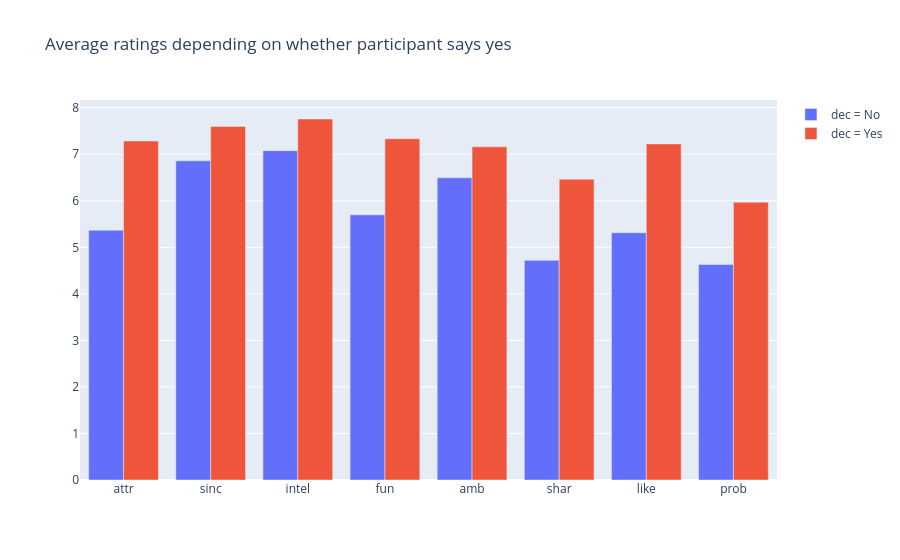

Notebook source saved alongside this figure:
### Markdown cell above
The same averages side by side. Ratings are higher on a yes for every attribute, but the gap is much larger for some.

### Code cell
fig = go.Figure()
fig.add_bar(x=mean_by_dec["attribute"], y=mean_by_dec["No"], name="dec = No")
fig.add_bar(x=mean_by_dec["attribute"], y=mean_by_dec["Yes"], name="dec = Yes")
fig.update_layout(
    title="Average ratings depending on whether participant says yes",
    barmode="group"
)
fig.show()

### Figure 1 — Plotly figure (JSON) as saved in the notebook; plotly's stock layout.template omitted (floating-point values rounded to 4 significant figures)
{"data": [{"name": "dec = No", "type": "bar", "x": ["attr", "sinc", "intel", "fun", "amb", "shar", "like", "prob"], "y": [5.367, 6.858, 7.076, 5.698, 6.493, 4.719, 5.313, 4.632]}, {"name": "dec = Yes", "type": "bar", "x": ["attr", "sinc", "intel", "fun", "amb", "shar", "like", "prob"], "y": [7.285, 7.596, 7.757, 7.334, 7.159, 6.463, 7.222, 5.969]}], "layout": {"barmode": "group", "title": {"text": "Average ratings depending on whether participant says yes"}}}
